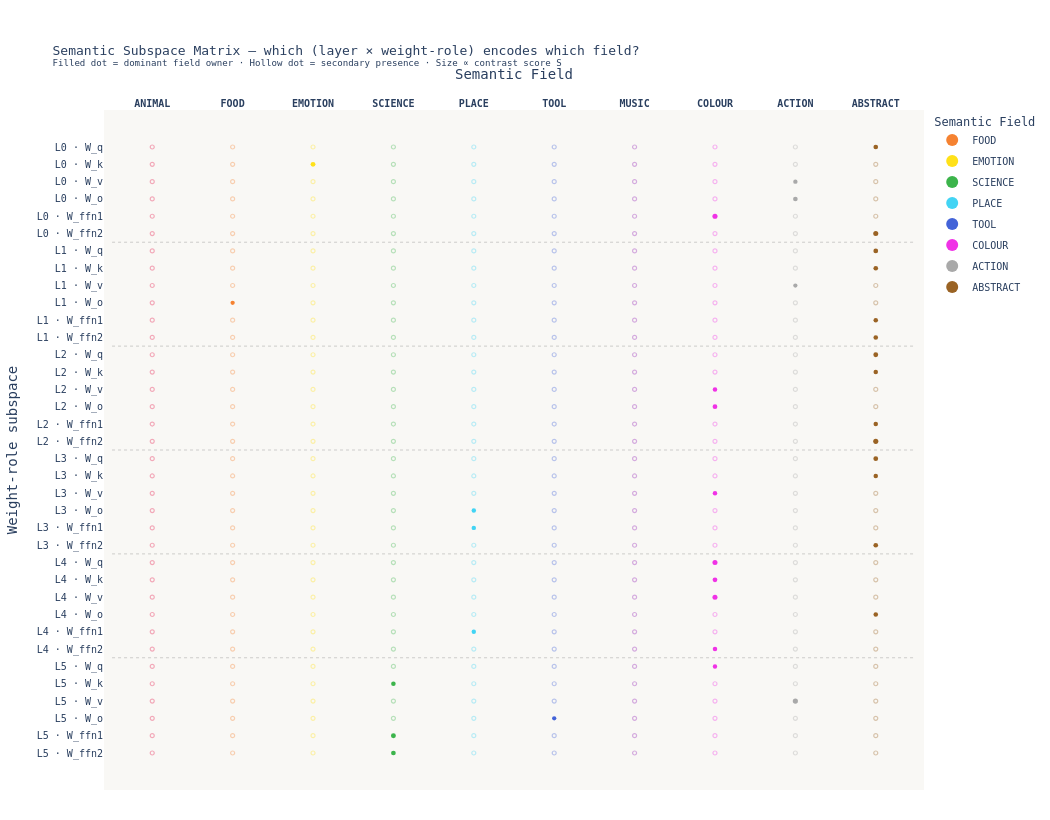

This figure's notebook cell:
### Markdown cell above
### 3.3 — Probe B: Semantic Subspace Matrix Diagram

This cell explicitly answers the question:

> **"Which subspaces of the model's latent space encode which semantic fields?"**

For every combination of **(layer × weight-role)** we compute how strongly each  
semantic field *dominates* that subspace.  Domination is measured as:

$$S_{(i,r,f)} = \frac{\bar{A}_{(i,r,f)} - \bar{A}_{(i,r,\neg f)}}{\bar{A}_{(i,r,f)} + \bar{A}_{(i,r,\neg f)} + \varepsilon}$$

where $\bar{A}_{(i,r,f)}$ is the mean activation energy of field $f$'s words  
in subspace $(i, r)$.  This normalised contrast score $\in [-1, +1]$  
identifies subspaces where a field's activation is unusually high relative  
to all other fields.

The diagram renders a **matrix of coloured dots**:
- **Rows**: weight-role subspaces `(Layer i, W_q / W_k / W_v / W_o / W_ffn1 / W_ffn2)`
- **Columns**: semantic fields
- **Dot colour**: field identity colour (legend)
- **Dot size**: proportional to $|S_{(i,r,f)}|$ — larger = stronger field ownership
- **Dot opacity**: 1.0 if the field is the *dominant* owner of that subspace, 0.25 otherwise

Hovering reveals the exact contrast score and the top-3 words most responsible  
for that subspace's activation.

### Code cell
# ─────────────────────────────────────────────────────────────────────────────
# §3.3  Semantic Subspace Matrix Diagram
# Answers: which (layer, weight-role) subspace encodes which semantic field?
# ─────────────────────────────────────────────────────────────────────────────

ALL_ROLES = ["W_q", "W_k", "W_v", "W_o", "W_ffn1", "W_ffn2"]
field_names = list(SEMANTIC_FIELDS.keys())
n_fields    = len(field_names)

# ── 1. Build full activation matrix for all 6 roles (incl FFN) ──────────────
col_names_full = [f"L{i}_{r}" for i in range(n_layers) for r in ALL_ROLES]
act_full = np.zeros((N, n_layers * len(ALL_ROLES)))

for n_idx, word_vec in enumerate(X_pass):
    col = 0
    for i in range(n_layers):
        for role in ALL_ROLES:
            W = weights[(i, role)]
            act_full[n_idx, col] = activation_energy(W, word_vec)
            col += 1

df_full = pd.DataFrame(act_full, columns=col_names_full)
df_full["word"]  = words
df_full["field"] = labels

# ── 2. Compute per-(subspace, field) contrast score S ───────────────────────
# subspace_keys: list of (layer_idx, role) tuples in display order
subspace_keys = [(i, r) for i in range(n_layers) for r in ALL_ROLES]
n_subspaces   = len(subspace_keys)

# S_matrix[subspace_idx, field_idx] = contrast score ∈ [-1, +1]
S_matrix = np.zeros((n_subspaces, n_fields))

for s_idx, (i, role) in enumerate(subspace_keys):
    col = f"L{i}_{role}"
    for f_idx, field in enumerate(field_names):
        mask_f   = labels == field
        mask_nf  = ~mask_f
        mu_f  = df_full.loc[mask_f,  col].mean()
        mu_nf = df_full.loc[mask_nf, col].mean()
        S_matrix[s_idx, f_idx] = (mu_f - mu_nf) / (mu_f + mu_nf + 1e-9)

# Dominant field per subspace (highest contrast)
dominant_field_idx = np.argmax(S_matrix, axis=1)  # (n_subspaces,)

# ── 3. Per-subspace top-3 contributing words ─────────────────────────────────
def top3_words_for_subspace(i, role, field):
    """Return 3 words from `field` with highest activation in subspace (i, role)."""
    col  = f"L{i}_{role}"
    mask = labels == field
    sub  = df_full.loc[mask, ["word", col]].nlargest(3, col)
    return ", ".join(sub["word"].tolist())

# ── 4. Build Plotly scatter (matrix of dots) ─────────────────────────────────
# Palette: one colour per semantic field (10 fields, qualitative)
FIELD_COLOURS = [
    "#e6194b", "#f58231", "#ffe119", "#3cb44b", "#42d4f4",
    "#4363d8", "#911eb4", "#f032e6", "#a9a9a9", "#9A6324",
]
field_colour_map = {f: FIELD_COLOURS[i] for i, f in enumerate(field_names)}

# Y-axis: subspace labels  e.g. "L0 · W_q"
subspace_labels = [f"L{i} · {r}" for (i, r) in subspace_keys]

# Row grouping — draw horizontal separators between layers
# Subplot row height proportional; we use a single scatter with manual sizing

DOT_MAX = 36   # max marker pixel size
DOT_MIN = 4

fig_ssm = go.Figure()

for f_idx, field in enumerate(field_names):
    xs, ys        = [], []
    sizes         = []
    opacities_list = []
    hover_texts   = []

    for s_idx, (i, role) in enumerate(subspace_keys):
        score = S_matrix[s_idx, f_idx]
        is_dominant = (dominant_field_idx[s_idx] == f_idx)

        xs.append(f_idx)
        ys.append(s_idx)

        # size proportional to |score|, clamped
        raw_size = DOT_MIN + (DOT_MAX - DOT_MIN) * abs(score)
        sizes.append(float(np.clip(raw_size, DOT_MIN, DOT_MAX)))

        top3 = top3_words_for_subspace(i, role, field) if score > 0 else "—"
        hover_texts.append(
            f"<b>{field}</b> in {subspace_labels[s_idx]}<br>"
            f"Contrast S = {score:.3f}<br>"
            f"Dominant: {'✓' if is_dominant else '✗'}<br>"
            f"Top words: {top3}"
        )
        opacities_list.append(1.0 if is_dominant else 0.18)

    # dominant dots rendered as filled circles; non-dominant as hollow (using symbol)
    # Plotly doesn't support per-point opacity in a single trace; split into 2 traces
    dom_mask   = [dominant_field_idx[s_idx] == f_idx for s_idx in range(n_subspaces)]
    ndom_mask  = [not m for m in dom_mask]

    # Dominant trace
    fig_ssm.add_trace(go.Scatter(
        x=[f_idx for s_idx, m in enumerate(dom_mask)  if m],
        y=[s_idx for s_idx, m in enumerate(dom_mask)  if m],
        mode="markers",
        marker=dict(
            color=field_colour_map[field],
            size=[sizes[s_idx] for s_idx, m in enumerate(dom_mask)  if m],
            symbol="circle",
            line=dict(width=0),
            opacity=1.0,
        ),
        text=[hover_texts[s_idx] for s_idx, m in enumerate(dom_mask) if m],
        hovertemplate="%{text}<extra></extra>",
        name=field,
        legendgroup=field,
        showlegend=True,
    ))

    # Non-dominant trace (same colour, small hollow dot)
    if any(ndom_mask):
        fig_ssm.add_trace(go.Scatter(
            x=[f_idx for s_idx, m in enumerate(ndom_mask) if m],
            y=[s_idx for s_idx, m in enumerate(ndom_mask) if m],
            mode="markers",
            marker=dict(
                color="rgba(0,0,0,0)",
                size=[max(DOT_MIN, sizes[s_idx] * 0.55)
                      for s_idx, m in enumerate(ndom_mask) if m],
                symbol="circle",
                line=dict(width=1.2, color=field_colour_map[field]),
                opacity=0.35,
            ),
            text=[hover_texts[s_idx] for s_idx, m in enumerate(ndom_mask) if m],
            hovertemplate="%{text}<extra></extra>",
            name=field,
            legendgroup=field,
            showlegend=False,
        ))

# ── 5. Horizontal separator lines between layers ─────────────────────────────
for i in range(1, n_layers):
    sep_y = i * len(ALL_ROLES) - 0.5
    fig_ssm.add_shape(
        type="line",
        x0=-0.5, x1=n_fields - 0.5,
        y0=sep_y, y1=sep_y,
        line=dict(color="rgba(120,120,120,0.35)", width=1, dash="dot"),
    )

# ── 6. Layer band annotations (right-hand side) ──────────────────────────────
for i in range(n_layers):
    mid_y = i * len(ALL_ROLES) + (len(ALL_ROLES) - 1) / 2
    fig_ssm.add_annotation(
        x=n_fields - 0.1, y=mid_y,
        text=f"<b>Layer {i}</b>",
        showarrow=False,
        xanchor="left",
        font=dict(size=10, color="#666", family="monospace"),
        xref="x", yref="y",
    )

# ── 7. Layout ─────────────────────────────────────────────────────────────────
fig_ssm.update_layout(
    title=dict(
        text=(
            "Semantic Subspace Matrix — which (layer × weight-role) encodes which field?<br>"
            "<sup>Filled dot = dominant field owner · Hollow dot = secondary presence · "
            "Size ∝ contrast score S</sup>"
        ),
        font=dict(size=13, family="monospace"),
    ),
    xaxis=dict(
        tickmode="array",
        tickvals=list(range(n_fields)),
        ticktext=[f"<b>{f}</b>" for f in field_names],
        tickfont=dict(size=10, family="monospace"),
        title="Semantic Field",
        showgrid=False,
        zeroline=False,
        side="top",
        range=[-0.6, n_fields - 0.4],
    ),
    yaxis=dict(
        tickmode="array",
        tickvals=list(range(n_subspaces)),
        ticktext=[f"<span style='font-family:monospace;font-size:10px'>{lbl}</span>"
                  for lbl in subspace_labels],
        tickfont=dict(size=10, family="monospace"),
        title="Weight-role subspace",
        autorange="reversed",   # layer 0 at top
        showgrid=False,
        zeroline=False,
    ),
    plot_bgcolor="#f9f8f5",
    paper_bgcolor="#ffffff",
    height=820,
    width=1050,
    margin=dict(l=90, r=120, t=110, b=30),
    legend=dict(
        title="Semantic Field",
        orientation="v",
        x=1.01, y=1.0,
        font=dict(size=10, family="monospace"),
        itemsizing="constant",
        tracegroupgap=2,
    ),
    font=dict(family="monospace"),
    hoverlabel=dict(font_family="monospace"),
)

fig_ssm.write_image(OUTPUT_DIR / "fig_03b_semantic_subspace_matrix.png", scale=2)
fig_ssm.show()
print("Saved fig_03b_semantic_subspace_matrix.png")

# ── 8. Tabular summary — dominant field per subspace ─────────────────────────
df_ssm = pd.DataFrame({
    "Subspace":        subspace_labels,
    "Dominant Field":  [field_names[i] for i in dominant_field_idx],
    "Contrast S":      [round(S_matrix[s, dominant_field_idx[s]], 4)
                        for s in range(n_subspaces)],
    "Top Words":       [top3_words_for_subspace(*subspace_keys[s],
                            field_names[dominant_field_idx[s]])
                        for s in range(n_subspaces)],
})
df_ssm.to_csv(OUTPUT_DIR / "semantic_subspace_ownership.csv", index=False)
print("\n=== Dominant field per subspace ===")
print(df_ssm.to_string(index=False))
